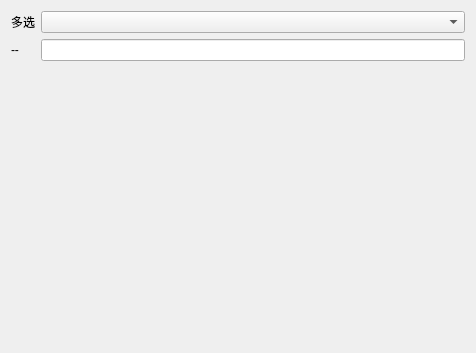
<?xml version="1.0" encoding="UTF-8"?>
<ui version="4.0">
 <class>QhMComboBoxTest</class>
 <widget class="QWidget" name="QhMComboBoxTest">
  <property name="geometry">
   <rect>
    <x>0</x>
    <y>0</y>
    <width>476</width>
    <height>353</height>
   </rect>
  </property>
  <property name="windowTitle">
   <string>Form</string>
  </property>
  <layout class="QGridLayout" name="gridLayout">
   <item row="0" column="0">
    <widget class="QLabel" name="label">
     <property name="text">
      <string>多选</string>
     </property>
    </widget>
   </item>
   <item row="0" column="1">
    <widget class="QhMComboBox" name="comboBox"/>
   </item>
   <item row="1" column="0">
    <widget class="QLabel" name="label_2">
     <property name="text">
      <string>--</string>
     </property>
    </widget>
   </item>
   <item row="1" column="1">
    <widget class="QLineEdit" name="lineEdit"/>
   </item>
   <item row="2" column="1">
    <spacer name="verticalSpacer">
     <property name="orientation">
      <enum>Qt::Vertical</enum>
     </property>
     <property name="sizeHint" stdset="0">
      <size>
       <width>20</width>
       <height>40</height>
      </size>
     </property>
    </spacer>
   </item>
  </layout>
 </widget>
 <customwidgets>
  <customwidget>
   <class>QhMComboBox</class>
   <extends>QComboBox</extends>
   <header>qhmcombobox.h</header>
  </customwidget>
 </customwidgets>
 <resources/>
 <connections/>
</ui>
